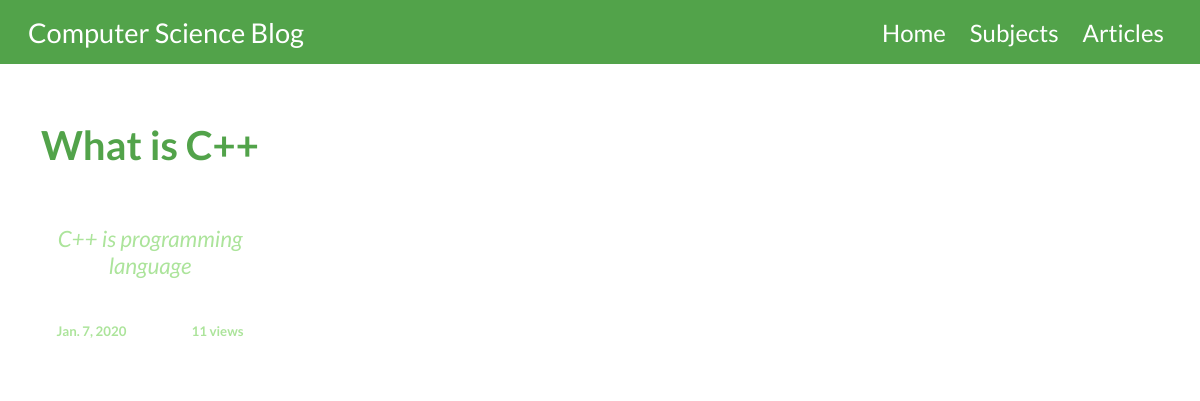
Page /blog/articles/front-end/ on the committed database.
### blog/models.py (models this page shows, shortened)
class Article(models.Model):
    title = models.CharField(max_length=200)
    summary = HTMLField()
    subject = models.ManyToManyField(Subject, help_text="Select a subject for this article")
    date_of_publish = models.DateField(null=True, blank=True)
    num_views = models.IntegerField(default=0)
    slug = models.SlugField(editable=False)
    brief_introduction = models.CharField(max_length = 200, null=True)
    class Meta:
        ordering = ['-date_of_publish','title']
    def display_subject(self):
        return ', '.join([subject.name for subject in self.subject.all()[:3]])
    display_subject.short_description = 'Subject'

### blog/views.py (the view)
# urls.py: path('articles/<slug:slug>/', views.ArticleListBySlugView.as_view(), name='articles-by-subject-slug'),
class ArticleListBySlugView(generic.ListView):
    paginate_by = 1
    template_name = 'blog/articles_by_subject_slug.html'
    context_object_name = 'article_list'
    def get_queryset(self):
        self.subject = get_object_or_404(Subject, slug=self.kwargs['slug'])
        return Article.objects.filter(subject=self.subject)

### blog/templates/blog/articles_by_subject_slug.html (shortened to what this page needs)
{% extends 'base.html' %}
{% block content %}
        <div class="articles_block">
                {% if article_list %}
                    {% for article in article_list  %}
                        <div class="article_block">
                            <a href="{% url 'blog:article-detail' article.slug %}">
                                    <div class="article_title_block">
                                            <h2>{{article.title}}</h2>
                                        </div>
                                        <div class="article_intro_block">
                                            {% if article.brief_introduction %}
                                                <p>{{article.brief_introduction}}</p>
                                            {% else %}
                                                <p>No brief introduction</p>
                                            {% endif %}
                                        </div>
                                        <div class="article_block_meta_info">
                                            <div class="article_block_date">
                                                <h5>{{article.date_of_publish}}</h5>
                                            </div>
                                            <div class="article_block_num_views">
                                                <h5>
                                                    {% if article.num_views == 0 %}
                                                        No views
                                                    {% else %}
                                                        {{article.num_views}} views
                                                    {% endif  %}
                                                </h5>
                                            </div>
                                        </div>
                            </a>
                        </div>
                    {% endfor %}
                {% endif %}
        </div>
    </div>
{% endblock content %}

### blog/static/css/styles.css (style rules this page uses)
body { margin: 0; padding: 0; background-color: white; }
.articles_block { font-family: 'Lato', sans-serif; display: flex; flex-direction: row; align-items: flex-start; }
.article_block { display: flex; flex-direction: column; margin: 1%; background-color: white; padding: 1%; width: 21%; }
.article_block a { outline: none; color: transparent; }
.article_title_block { display: flex; justify-content: center; }
.article_title_block h2 { color: rgb(82, 163, 74); font-size: 2.5em; }
.article_intro_block { display: flex; align-self: center; justify-content: center; margin-left: 5%; margin-right: 5%; }
.article_intro_block p { text-align: center; font-style: italic; color: rgb(172, 228, 155); font-size: 1.4em; }
.article_block_meta_info { display: flex; flex-direction: row; justify-content: space-around; color: rgb(172, 228, 155); }

### rows in the picture
Article: title "What is C++", brief_introduction "C++ is programming language", date_of_publish "Jan. 7, 2020", num_views "11"
